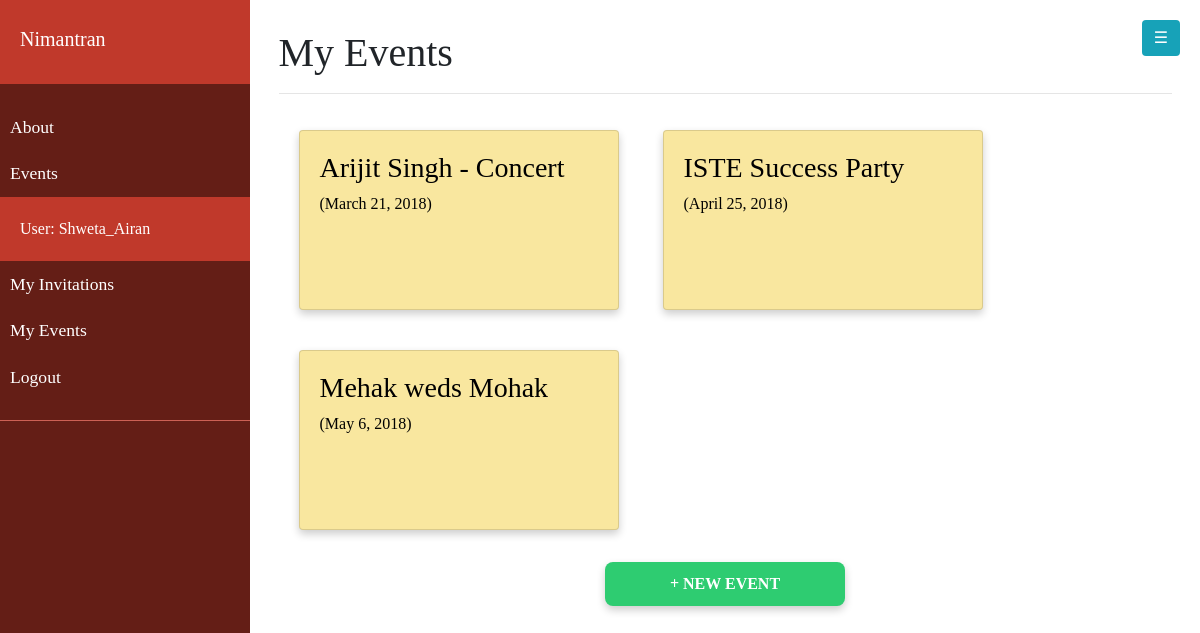
Page /catalog/myorganized/ (signed in) on the earlier database version.
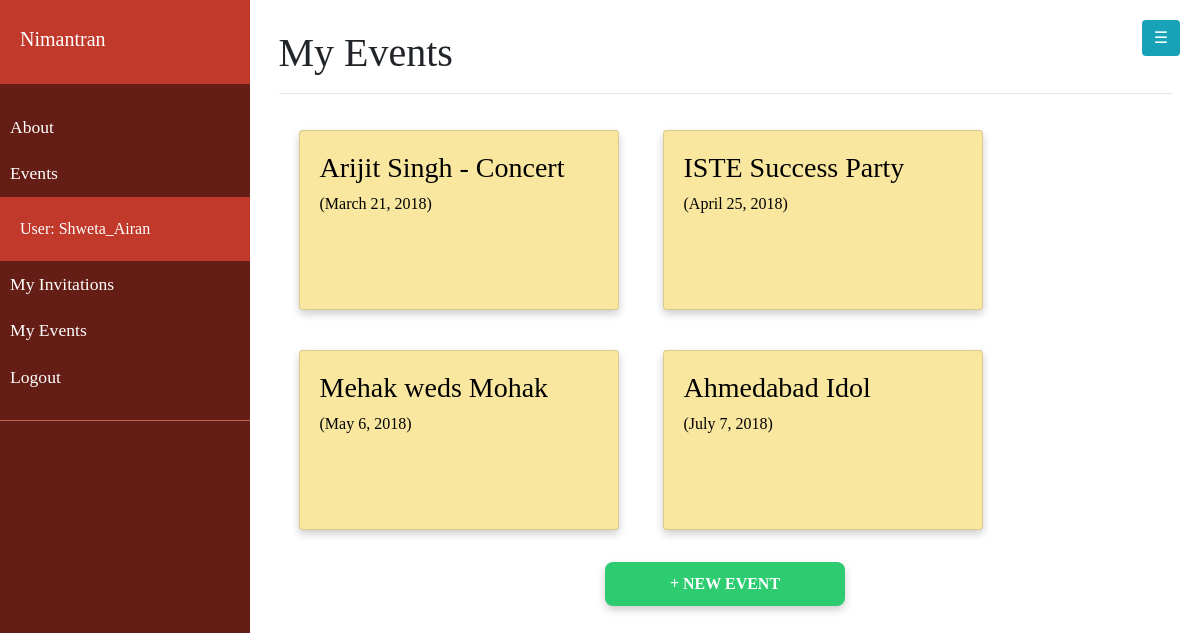
Same page on the later database version.
### catalog/models.py (models this page shows, shortened)
class Event(models.Model):
    title = models.CharField(max_length = 200, help_text = "Provide a title to your event.")
    description = models.CharField(max_length = 500, help_text = "Briefly describe in 500 chars.")
    dateFrom = models.DateField()
    dateTo = models.DateField()
    organizer = models.ForeignKey(User, on_delete = models.SET_NULL, null=True, blank=True)
    cateory = models.ManyToManyField(Category, help_text = "Select a category for this event")
    venue = models.ForeignKey(Venue, help_text = "Select the venue", on_delete = models.DO_NOTHING)
    public = models.BooleanField(default = True)
    def get_absolute_url(self):
        return reverse('event-detail', args=[str(self.id)])

### catalog/views.py (the view)
# urls.py: path('myorganized/', views.OrganizedListView.as_view(), name='my-organized'),
class OrganizedListView(LoginRequiredMixin, generic.ListView):
    model = Event
    template_name = 'catalog/organized_list_user.html'
    def get_queryset(self):
        return Event.objects.filter(organizer=self.request.user)

### catalog/templates/catalog/organized_list_user.html
{% extends "base_generic.html" %}
{% block content %}
<div style="padding: 3%">
    <h1>My Events</h1>
    <hr>
    <div class="outer">
      {% if event_list %}
        {% for event in event_list %}
        <a class="card" href="{{ event.get_absolute_url }}">
            <h3>{{ event.title }}</h3>
            ({{event.dateFrom}})
        </a>
        {% endfor %}
      {% else %}
        <p>You have no events.</p>
      {% endif %}
    </div>
    <center><a class="card-display" href="/catalog/events/create/" style="color: white; background-color: #2ECC71; ">
        <strong>+ NEW EVENT</strong>
    </a></center>
</div>
{% endblock %}

Differences in the rows shown:
added Event: title "Ahmedabad Idol", dateFrom "July 7, 2018"
